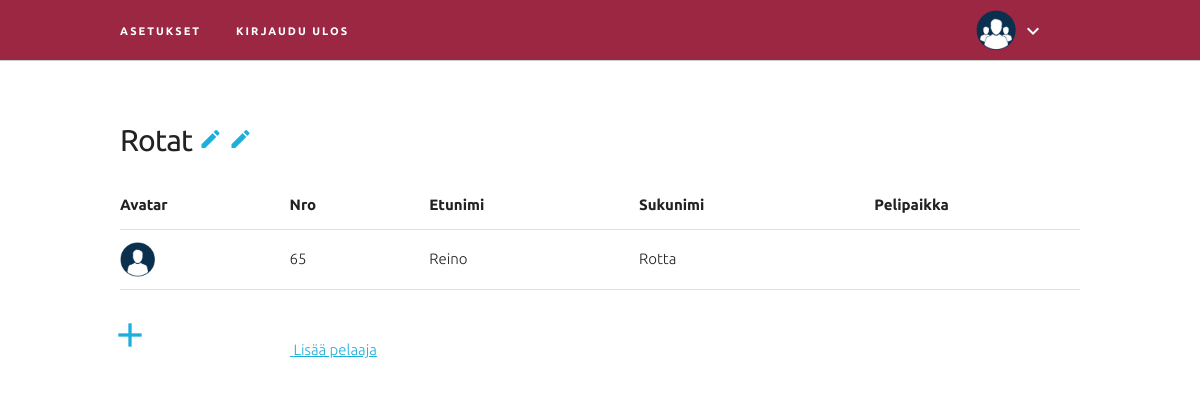
Screenshot of /team.php (signed in) with the database file from the repository.
### tables this page shows
CREATE TABLE `player` (
  `id` int(11) NOT NULL,
  `user_id` int(11) NOT NULL,
  `team_id` int(11) NOT NULL,
  `firstName` varchar(128) NOT NULL,
  `lastName` varchar(128) NOT NULL,
  `number` int(11) NOT NULL
);

### functions.php (the view, shortened to what this page needs)
<?php
function listPlayers()
{
	include 'dbh.php';
	$teamId = $_SESSION['teamId'];
	$i = 0;
	$sql = "SELECT * from player WHERE team_id='$teamId'";
	$result = mysqli_query($conn, $sql);
	if (mysqli_num_rows($result) > 0) {
		while ($row = mysqli_fetch_array($result)) {
			$showFirst = $row['firstName'];
			$showLast = $row['lastName'];
			$showNum = $row['number'];
			echo '<tr>';
			echo '<td class="fetch img" id="playerpic' . $i . '"><img style="width: 35px; vertical-align: middle;" src="images/default.png"></td>';
			echo '<td class="fetch" id="number' . $i . '">' . $showNum . '</td>';
			echo '<td class="fetch" style="text-transform: capitalize;" id="first' . $i . '">' . $showFirst . '</td>';
			echo '<td class="fetch" style="text-transform: capitalize;" id="last' . $i . '">' . $showLast . '</td>';
			echo '<td class="fetch" style="text-transform: capitalize;" id="pelipaikka' . $i . '"></td>';
			echo '</tr>';
			$i++;
		}
	}
	else {
		set_error_handler('error');
	}
	return $i + 1;
}
?>

### css/skeleton.css (style rules this page uses)
html { font-size: 62.5%; }
body { font-size: 1.5em; line-height: 1.6; font-weight: 300; font-family: "Ubuntu", "Raleway", "HelveticaNeue", "Helvetica Neue", Helvetica, Arial, sans-serif; color: #222; }
th, td { padding: 12px 15px; text-align: left; border-bottom: 1px solid #E1E1E1; }
th:first-child, td:first-child { padding-left: 0; }
th:last-child, td:last-child { padding-right: 0; }

### css/avgrund.css (style rules this page uses)
html, body { height: 100%; overflow: auto; }

### css/style.css (style rules this page uses)
* { box-sizing: border-box; padding: 0; margin: 0; }
html { height: 100%; }
body { overflow-y: scroll; }

### rows the page displays
player: number "65", firstName "Reino", lastName "Rotta"

### other values shown
$_SESSION['teamName'] "Rotat"
